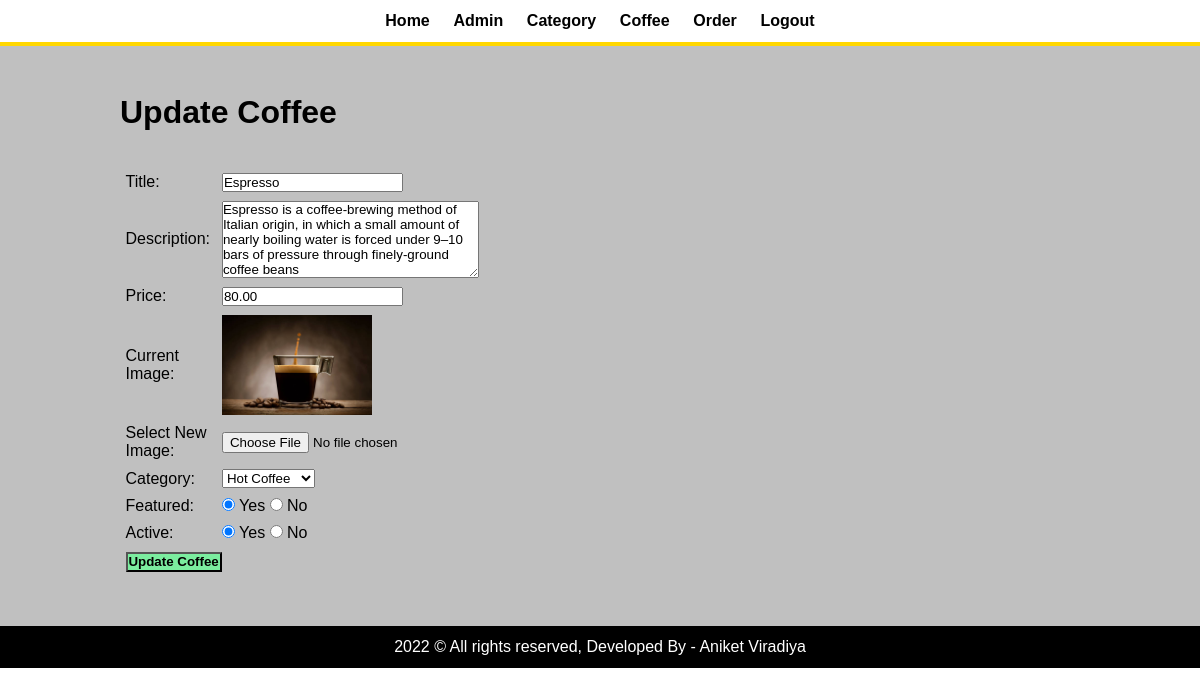
Page /admin/update-coffee.php?id=3 (signed in) on the committed database.
### tables this page shows
CREATE TABLE `tbl_coffee` (
  `id` int(10) UNSIGNED NOT NULL,
  `title` varchar(100) NOT NULL,
  `description` text NOT NULL,
  `price` decimal(10,2) NOT NULL,
  `image_name` varchar(255) NOT NULL,
  `category_id` int(10) UNSIGNED NOT NULL,
  `featured` varchar(10) NOT NULL,
  `active` varchar(10) NOT NULL
);

CREATE TABLE `tbl_category` (
  `id` int(10) UNSIGNED NOT NULL,
  `title` varchar(100) NOT NULL,
  `image_name` varchar(255) NOT NULL,
  `featured` varchar(10) NOT NULL,
  `active` varchar(10) NOT NULL
);

### admin/update-coffee.php (the view, shortened to what this page needs)
<?php include('partials/menu.php'); ?>
<?php
    if(isset($_GET['id']))
    {
        $id = $_GET['id'];
        $sql2 = "SELECT * FROM tbl_coffee WHERE id=$id";
        $res2 = mysqli_query($conn, $sql2);
        $row2 = mysqli_fetch_assoc($res2);
        $title = $row2['title'];
        $description = $row2['description'];
        $price = $row2['price'];
        $current_image = $row2['image_name'];
        $current_category = $row2['category_id'];
        $featured = $row2['featured'];
        $active = $row2['active'];
    }
    else
    {
        header('location:'.SITEURL.'admin/manage-coffee.php');
    }
?>
<div class="main-content">
    <div class="wrapper">
        <h1>Update Coffee</h1>
        <br><br>
        <form action="" method="POST" enctype="multipart/form-data">
        <table class="tbl-30">
            <tr>
                <td>Title: </td>
                <td>
                    <input type="text" name="title" value="<?php echo $title; ?>">
                </td>
            </tr>
            <tr>
                <td>Description: </td>
                <td>
                    <textarea name="description" cols="30" rows="5"><?php echo $description; ?></textarea>
                </td>
            </tr>
            <tr>
                <td>Price: </td>
                <td>
                    <input type="number" name="price" value="<?php echo $price; ?>">
                </td>
            </tr>
            <tr>
                <td>Current Image: </td>
                <td>
                    <?php
                        if($current_image == "")
                        {
                            echo "<div class='error'>Image not Available.</div>";
                        }
                        else
                        {
                            ?>
                            <img src="<?php echo SITEURL; ?>images/coffee/<?php echo $current_image; ?>" width="150px">
                            <?php
                        }
                    ?>
                </td>
            </tr>
            <tr>
                <td>Select New Image: </td>
                <td>
                    <input type="file" name="image">
                </td>
            </tr>
            <tr>
                <td>Category: </td>
                <td>
                    <select name="category">
                        <?php
                            $sql = "SELECT * FROM tbl_category WHERE active='Yes'";
                            $res = mysqli_query($conn, $sql);
                            $count = mysqli_num_rows($res);
                            if($count>0)
                            {
                                while($row=mysqli_fetch_assoc($res))
                                {
                                    $category_title = $row['title'];
                                    $category_id = $row['id'];
                                    ?>
                                    <option <?php if($current_category==$category_id){echo "selected";} ?> value="<?php echo $category_id; ?>"><?php echo $category_title; ?></option>
                                    <?php
                                }
                            }
                            else
                            {
                                echo "<option value='0'>Category Not Available.</option>";
                            }
                        ?>
                    </select>
                </td>
            </tr>
            <tr>
                <td>Featured: </td>
                <td>
                    <input <?php if($featured=="Yes") {echo "checked";} ?> type="radio" name="featured" value="Yes"> Yes
                    <input <?php if($featured=="No") {echo "checked";} ?> type="radio" name="featured" value="No"> No
                </td>
            </tr>
            <tr>
                <td>Active: </td>
                <td>
                    <input <?php if($active=="Yes") {echo "checked";} ?> type="radio" name="active" value="Yes"> Yes
                    <input <?php if($active=="No") {echo "checked";} ?> type="radio" name="active" value="No"> No
                </td>
            </tr>
            <tr>
                <td>
                    <input type="submit" name="submit" value="Update Coffee" class="btn-secondary">
                </td>
            </tr>
        </table>
        </form>
    </div>
</div>
<?php include('partials/footer.php'); ?>

### css/admin.css (style rules this page uses)
* { margin: 0; padding: 0; font-family: Arial, Helvetica, sans-serif; }
.wrapper { padding: 1%; width: 80%; margin: 0 auto; }
.tbl-30 { width: 30%; }
table tr td { padding: 1%; }
.btn-secondary { background-color: #7bed9f; padding: 1%; color: black; text-decoration: none; font-weight: bold; }
.main-content { background-color:silver; padding: 3% 0; }

### rows in the picture
tbl_coffee: title "Espresso", description "Espresso is a coffee-brewing method of Italian origin, in which a small amount of nearly boiling water is forced under 9–10 bars of pressure through finely-ground coffee beans", price "80.00", image_name (picture), category "Hot Coffee", featured "☑", active "☑"
